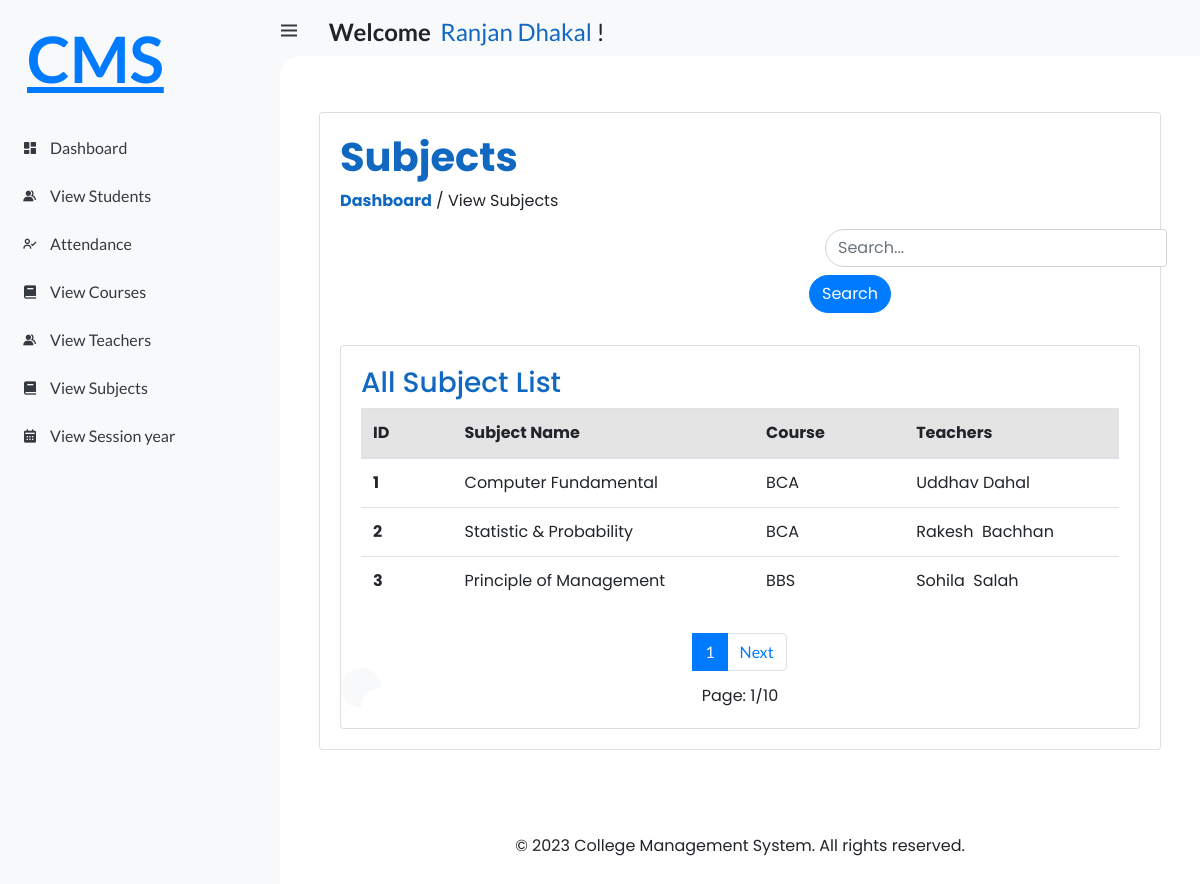
/student/view_subjects (signed in), run on the app's committed database.
### student_management_app/models.py (models this page shows, shortened)
class CustomUser(AbstractUser):
    USER = (
        (1, 'HOD'),
        (2, 'STAFF'),
        (3, 'STUDENT'),
    )
    user_type = models.CharField(choices=USER, max_length=50, default=1)
    profile_pic = models.ImageField(upload_to='media/profile_pic/')

class Subject(models.Model):
    name = models.CharField(max_length=100)
    course = models.ForeignKey(Course, on_delete=models.CASCADE)
    staff = models.ForeignKey(Staff, on_delete=models.CASCADE)
    created_at = models.DateTimeField(auto_now_add=True)
    updated_at = models.DateTimeField(auto_now=True)

class Course(models.Model):
    name = models.CharField(max_length=100)
    created_at = models.DateTimeField(auto_now_add=True)
    updated_at = models.DateTimeField(auto_now_add=True)
    def __str__(self):
        return self.name

class Staff(models.Model):
    admin = models.OneToOneField(CustomUser, on_delete=models.CASCADE)
    address = models.TextField()
    gender = models.CharField(max_length=100)
    created_at = models.DateTimeField(auto_now_add=True)
    updated_at = models.DateTimeField(auto_now=True)

### student_management_system/Student_views.py (the view)
# urls.py: path('student/view_subjects', Student_views.View_Subjects, name='student_view_subjects'),
@login_required(login_url='/')
def View_Subjects(request):
    subject = Subject.objects.all()
    if request.method == 'GET':
        sub = request.GET.get('search')  # sub = subject
        if sub != None:
            multiple_cr = Q(Q(name__icontains=sub))
            subject = Subject.objects.filter(multiple_cr)
    page = Paginator(subject, 3)
    page_list = request.GET.get('page')
    page = page.get_page(page_list)
    context = {
        'page': page,
    }
    return render(request, 'Student/student_view_subject.html', context)

### templates/Student/student_view_subject.html (shortened to what this page needs)
{% extends 'index.html' %}
{% load static %}
{% block content %}
<link rel="stylesheet" href="{% static 'style/student_styles/view_subject.css' %}">
<div class="container">
  <div class="card" >
    <div class="card-body">
        <h1>
            <b style="color: #1068c1;">Subjects</b>
        </h1>
        <p>
            <b style="color: #1068c1;">Dashboard</b>&nbsp;/&nbsp;View Subjects
        </p>
        <div class="container mt-3">
            <div class="row">
              <div class="col-md-6">
              </div>
              <div class="col-md-6">
                <form class="form-inline" style="margin-left: 54px;">
                  <div class="form-group mx-sm-3 mb-2">
                    <input type="search" class="form-control" placeholder="Search..." name="search" id="search" style="border-top-left-radius: 20px;border-bottom-left-radius: 20px;}">
                  </div>
                  <button type="submit" class="btn btn-primary mb-2" style="border-top-right-radius: 20px;border-bottom-right-radius: 20px;}">Search</button>
                </form>
              </div>
            </div>
        </div>
        <br>
        <div class="card" style="margin-top: 0px;">
            <div class="card-body">
                <h3>All Subject List</h3>
                <div class="table-container">
                    <table class="table">
                      <thead style="background:#80808036;">
                        <tr>
                          <th scope="col">ID</th>
                          <th scope="col">Subject Name</th>
                          <th scope="col">Course</th>
                          <th scope="col">Teachers</th>
                        </tr>
                      </thead>
                      <tbody>
                        {% for i in page.object_list %}
                          <tr>
                            <th scope="row">{{i.id}}</th>
                            <td>{{i.name}}</td>
                            <td>{{i.course}}</td>
                            <td>{{i.staff.admin.first_name}}&nbsp;{{i.staff.admin.last_name}}</td>
                          </tr>
                        {% empty %}
                            <td colspan="10" style="text-align:center">
                                <span class="text-danger">
                                    <b>No data found</b>
                                </span>
                            </td>
                        {% endfor %}
                      </tbody>
                    </table>
                </div>
                <nav aria-label="..." style="justify-content: center;margin-top: 11px;background: white;">
                  <ul class="pagination">
                    {% for num_page in page.paginator.page_range %}
                      {% if page.number == num_page %}
                        <li class="page-item active">
                          <a class="page-link" href="#" style="color:white;">{{ num_page }}</a>
                        </li>
                      {% endif %}
                    {% endfor %}
                    {% if page.has_next%}
                        <li class="page-item">
                          <a class="page-link" href="{% url 'student_view_subjects'%}?page={{page.next_page_number}}" style="color:#007bff;">Next</a>
                        </li>
                    {% endif%}
                  </ul>
                </nav>
                <p style="text-align:center;margin-bottom:0px;margin-top:-4px;">Page: {{page.number}}/{{page.paginator.num_pages}}</p>
            </div>
        </div>
    </div>
  </div>
</div>
{% endblock %}

### templates/index.html (shortened to what this page needs)
<!DOCTYPE html>
<html lang="en">
{% load static %}
{% load active_link_tags %}
<head>
	<link href='https://unpkg.com/boxicons@2.0.9/css/boxicons.min.css' rel='stylesheet'>
	<link rel="stylesheet" href="https://cdn.jsdelivr.net/npm/bootstrap@4.0.0/dist/css/bootstrap.min.css">
	<link rel="stylesheet" href="/static/css/base.css">
	<link rel="stylesheet" href="{% static 'style/index.css' %}">
	<link rel="stylesheet" href="https://cdn.jsdelivr.net/npm/bootstrap@4.0.0/dist/css/bootstrap.min.css">
</head>
<body>
	<section id="sidebar">
		<a href="{% url 'hod_home' %}" class="brand">
			<p style="margin-left: 27px;margin-top: 77px;font-size:4rem;">
				CMS
			</p>
		</a>
		{% if user.user_type == '1'%}
		<ul class="side-menu top">
			<li class="{% active_link 'hod_home' 'active' %}">
				<a href="{% url 'hod_home' %}">
					<i class='bx bxs-dashboard' ></i>
					<span class="text">Dashboard</span>
				</a>
			</li>
			<li class="{% active_link 'view_attendances' 'active' %}">
				<a href="{% url 'view_attendances' %}">
					<i class='bx bx-user-check' ></i>
					<span class="text">Attendance</span>
				</a>
			</li>
			<li class="{% active_link 'view_staffs' 'active' %}">
				<a href="{% url 'view_staffs' %}">
					<i class='bx bxs-group' ></i>
					<span class="text">Teachers</span>
				</a>
			</li>
			<li class="{% active_link 'view_students' 'active' %}">
				<a href="{% url 'view_students' %}">
					<i class='bx bxs-group' ></i>
					<span class="text">Students</span>
				</a>
			</li>
			<li class="{% active_link 'view_courses' 'active' %}">
				<a href="{% url 'view_courses' %}">
					<i class='bx bxs-book' ></i>
					<span class="text">Courses</span>
				</a>
			</li>
			<li class="{% active_link 'view_subjects' 'active' %}">
				<a href="{% url 'view_subjects' %}">
					<i class='bx bxs-book' ></i>
					<span class="text">Subjects</span>
				</a>
			</li>
			<li class="{% active_link 'view_sessions' 'active' %}">
				<a href="{% url 'view_sessions' %}">
					<i class='bx bxs-calendar' ></i>
					<span class="text">Session Year</span>
				</a>
			</li>
			<li class="{% active_link 'view_contacts' 'active' %}">
				<a href="{% url 'view_contacts' %}">
					<i class='bx bxs-contact' ></i>
					<span class="text">Contacts</span>
				</a>
			</li>
		</ul>
		{% elif user.user_type == '2'%}
		<ul class="side-menu top">
			<li class="{% active_link 'staff_home' 'active' %}">
				<a href="{% url 'staff_home' %}">
					<i class='bx bxs-dashboard' ></i>
					<span class="text">Dashboard</span>
				</a>
			</li>
			<li class="{% active_link 'feature_view_students' 'active' %}">
				<a href="{% url 'feature_view_students' %}">
					<i class='bx bxs-group' ></i>
					<span class="text">View Students</span>
				</a>
			</li>
			<li class="{% active_link 'view_staff_attendances' 'active' %}">
				<a href="{% url 'view_staff_attendances' %}">
					<i class='bx bx-user-check'></i>
					<span class="text">Attendance</span>
				</a>
			</li>
			<li class="{% active_link 'feature_view_courses' 'active' %}">
				<a href="{% url 'feature_view_courses' %}">
					<i class='bx bxs-book' ></i>
					<span class="text">View Courses</span>
				</a>
			</li>
			<li class="{% active_link 'feature_view_staffs' 'active' %}">
				<a href="{% url 'feature_view_staffs' %}">
					<i class='bx bxs-group' ></i>
					<span class="text">View Teachers</span>
				</a>
			</li>
			<li class="{% active_link 'feature_view_subjects' 'active' %}">
				<a href="{% url 'feature_view_subjects' %}">
					<i class='bx bxs-book' ></i>
					<span class="text">View Subjects</span>
				</a>
			</li>
			<li class="{% active_link 'feature_view_sessions' 'active' %}">
				<a href="{% url 'feature_view_sessions' %}">
					<i class='bx bxs-calendar' ></i>
					<span class="text">View Session year</span>
				</a>
			</li>
		</ul>
		{% endif%}
	</section>
	<section id="content">
		<nav>
			<div class="container mt-5" style="margin-top: 1rem!important;">
				<div class="row">
					<div class="col-md-6">
						<div class="top-nav-search">
							<h4 style="margin-left: -42px;">
							<i class='bx bx-menu' ></i>
								<strong>Welcome</strong>&nbsp;
								<span style="color: #1068c1;">{{user.first_name}} {{user.last_name}}</span>&nbsp;!
							</h4>
						</div>
					</div>
					<div class="col-md-6">
					</div>
				</div>
			</div>
		</nav>
		<main>
			{% block content %}
			{% endblock %}
			<br><br><br><br>
			<footer>
				<div class="container">
					<div class="row">
						<div class="col-md-12 text-center">
							<p style="margin-bottom: -7px;">&copy; 2023 College Management System. All rights reserved.</p>
						</div>
					</div>
				</div>
			</footer>
		</main>
	</section>
</body>
</html>

### static/css/base.css (style rules this page uses)
* { margin: 0; padding: 0; box-sizing: border-box; }
a { text-decoration: none; }
li { list-style: none; }
:root { --poppins: 'Poppins', sans-serif; --lato: 'Lato', sans-serif; --light: #F9F9F9; --blue: #3C91E6; --light-blue: #CFE8FF; --grey: #eee; --dark-grey: #AAAAAA; --dark: #342E37; --red: #DB504A; --yellow: #FFCE26; --light-yellow: #FFF2C6; --orange: #FD7238; --light-orange: #FFE0D3; }
html { overflow-x: hidden; }
body { background: var(--grey); overflow-x: hidden; }

### static/style/index.css (style rules this page uses)
* { margin: 0; padding: 0; box-sizing: border-box; }
a { text-decoration: none; }
li { list-style: none; }
:root { --poppins: 'Poppins', sans-serif; --lato: 'Lato', sans-serif; --light: #F9F9F9; --blue: #3C91E6; --light-blue: #CFE8FF; --grey: #eee; --dark-grey: #AAAAAA; --dark: #342E37; --red: #DB504A; --yellow: #FFCE26; --light-yellow: #FFF2C6; --orange: #FD7238; --light-orange: #FFE0D3; }
html { overflow-x: hidden; }
body { background: var(--grey); overflow-x: hidden; }
#sidebar { position: fixed; top: 0; left: 0; width: 280px; height: 100%; background: var(--light); z-index: 2000; font-family: var(--lato); transition: .3s ease; overflow-x: hidden; scrollbar-width: none; }
#sidebar .brand { font-size: 24px; font-weight: 700; height: 56px; display: flex; align-items: center; color: var(--blue); position: sticky; top: 0; left: 0; background: var(--light); z-index: 500; padding-bottom: 20px; box-sizing: content-box; }
#sidebar .side-menu { width: 100%; margin-top: 48px; }
#sidebar .side-menu li { height: 48px; background: transparent; margin-left: 6px; border-radius: 48px 0 0 48px; padding: 4px; }
#sidebar .side-menu li a { width: 100%; height: 100%; background: var(--light); display: flex; align-items: center; border-radius: 48px; font-size: 16px; color: var(--dark); white-space: nowrap; overflow-x: hidden; }
#sidebar .side-menu li a .bx { min-width: calc(60px - ((4px + 6px) * 2)); display: flex; justify-content: center; }
#content { position: relative; width: calc(100% - 280px); left: 280px; transition: .3s ease; }
#content nav { height: 56px; background: var(--light); padding: 0 24px; display: flex; align-items: center; grid-gap: 24px; font-family: var(--lato); position: sticky; top: 0; left: 0; z-index: 1000; }
#content nav::before { content: ''; position: absolute; width: 40px; height: 40px; bottom: -40px; left: 0; border-radius: 50%; box-shadow: -20px -20px 0 var(--light); }
#content nav a { color: var(--dark); }
#content nav .bx.bx-menu { cursor: pointer; color: var(--dark); }
#content main { width: 100%; padding: 36px 24px; font-family: var(--poppins); max-height: calc(100vh - 56px); overflow-y: auto; }
.container { margin-top: -12px; }

### static/style/student_styles/view_subject.css (style rules this page uses)
.card { margin-left: 0px; margin-top: 2rem; }
.table-container { overflow: auto; max-height: 300px; }
.table { font-size:16px; }
.table th { padding-right: 38px; }
.table td { padding-right: 6px; padding-button: 45px; }
.btn { border-radius: 20px; }
h2, h3, h5 { color: #1068c1; }

### data on the page
CustomUser: first_name "Ranjan", last_name "Dhakal"
Subject: id "1", name "Computer Fundamental", course "BCA", staff.admin.first_name "Uddhav", staff.admin.last_name "Dahal"
Subject: id "2", name "Statistic & Probability", course "BCA", staff.admin.first_name "Rakesh", staff.admin.last_name "Bachhan"
Subject: id "3", name "Principle of Management", course "BBS", staff.admin.first_name "Sohila", staff.admin.last_name "Salah"

### other printed values
{{ num_page }} "1"
{{ page.number }} "1"
{{ page.paginator.num_pages }} "10"
